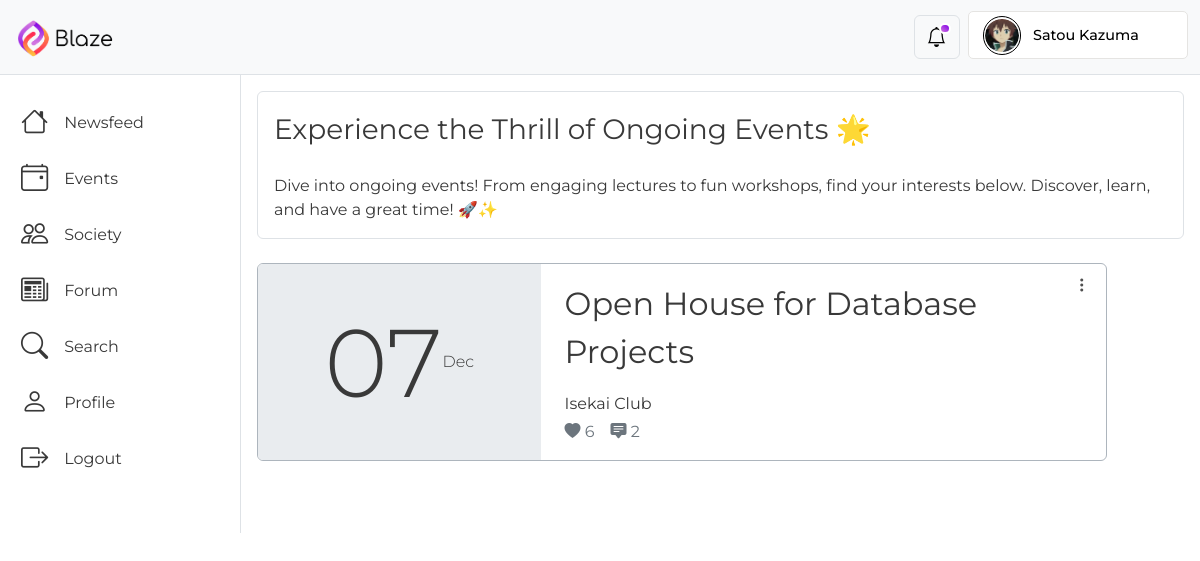
The page /events/ (signed in) on the database its author committed.
### BlazeApp/models.py (models this page shows, shortened)
class User(AbstractUser):
    profile_picture = models.ImageField(
        upload_to="profile_pics/",
        blank=True,
        null=True,
        default="profile_pics/Default_Profile_Picture.png",
        validators=[
            FileExtensionValidator(
                allowed_extensions=["jpg", "jpeg", "png"]
            ),  # Restrict allowed file extensions
            validate_profilePicture_size,  # Set a maximum file size limit (7 MB in this example)
        ],
    )
    follow = models.ManyToManyField(
        "self", symmetrical=False, related_name="followers", blank=True
    )
    class Meta:
        verbose_name = "User"
        verbose_name_plural = "Users"

class Event(models.Model):
    banner = models.ImageField(
        upload_to="events/",
        null=False,
        default="events/Default_Event_Picture.png",
        validators=[
            FileExtensionValidator(allowed_extensions=["jpg", "jpeg", "png"]),
            validate_profilePicture_size,
        ],
        help_text="Upload an image for the event.",
    )
    title = models.CharField(max_length=200, null=False, default="No Title")
    description = models.CharField(
        max_length=1500, null=False, default="No Description"
    )
    start_date = models.DateField(null=False, default="0001-01-01")
    end_date = models.DateField(null=False, default="0001-01-01")
    poster = models.ForeignKey(
        User, on_delete=models.CASCADE, related_name="events", default=0
    )
    venue = models.CharField(max_length=50, null=False, default="No Venue")
    time = models.TimeField(null=False, default="00:00")
    timestamp = models.DateTimeField(auto_now=True, null=False)
    likes = models.ManyToManyField(User, related_name="liked_events", blank=True)
    class Meta:
        verbose_name = "Event"
        verbose_name_plural = "Events"
    @property
    def like_count(self):
        return self.likes.count()
    @property
    def comment_count(self):
        comment = Comment.objects.filter(object_type="event", object_id=self.pk)
        return comment.count()

### BlazeApp/views.py (the view)
# urls.py: path("events/", login_required(views.events), name="events"),
def events(request):
    event_instances = Event.objects.all()
    content = {"event_instances": event_instances}
    return render(request, "BlazeApp/events.html", content)

### BlazeApp/templates/BlazeApp/events.html (shortened to what this page needs)
{% extends 'BlazeApp/base.html' %}
{% load static %}
{% block content %}
  <div class="content-d border border-top-0 border-bottom-0 border-end-0 col">
    <div class="border rounded m-3" style="height: max-content;">
      <div class="fs-3 p-3" style="height: max-content;">Experience the Thrill of Ongoing Events 🌟</div>
      <div class="fs-6 px-3 pt-2 pb-3" style="height: max-content;">Dive into ongoing events! From engaging lectures to fun workshops, find your interests below. Discover, learn, and have a great time! 🚀✨</div>
    </div>
    <div class="d-flex flex-wrap border-dark m-2 px-2 pt-1 pb-5" style="height: max-content;">
      {% if event_instances %}
        {% for event in event_instances %}
          <div class="d-flex flex-wrap overflow-hidden border border-dark-subtle col-12 col-lg-11 rounded position-relative mt-1 mb-3" style="height: max-content;">
            <div class="btn-group dropstart event-view-d">
              <button type="button" class="btn text-night dropdown-toggle" data-bs-toggle="dropdown" aria-expanded="false"><i class="bi bi-three-dots-vertical"></i></button>
            </div>
            <div class="d-flex flex-wrap justify-content-center align-items-center bg-body-secondary col-12 col-sm-4 fw-light p-3">
              <div style="font-size: 6rem; line-height: 1.2;">{{ event.start_date|date:'d' }}</div>
              <div>{{ event.start_date|date:'M' }}</div>
            </div>
            <div class="d-flex flex-column justify-content-center col-12 col-sm-8 py-3 ps-4 pe-3">
              <div id="en" class="fs-2"><a href="{% url 'BlazeApp:view_event' event.pk %}">{{ event.title }}</a></div>
              <div class="fs-6 mt-3">
                <a href="{% url 'BlazeApp:profile' event.poster.pk %}">{{ event.poster.first_name }} {{ event.poster.last_name }}</a>
              </div>
              <div class="d-flex">
                <div class="text-secondary mt-1 me-3">
                  <i class="bi bi-heart-fill"></i>
                  <span>{{ event.like_count }}</span>
                </div>
                <div class="text-secondary mt-1 me-3">
                  <i class="bi bi-chat-square-text-fill"></i>
                  <span>{{ event.comment_count }}</span>
                </div>
              </div>
            </div>
          </div>
        {% endfor %}
      {% endif %}
    </div>
  </div>
{% endblock %}

### BlazeApp/templates/BlazeApp/base.html (shortened to what this page needs)
{% load static %}
<!DOCTYPE html>
<html lang="en">
  <head>
    <link href="https://cdn.jsdelivr.net/npm/bootstrap@5.3.1/dist/css/bootstrap.min.css" rel="stylesheet" />
    <link rel="stylesheet" href="https://cdn.jsdelivr.net/npm/bootstrap-icons@1.10.5/font/bootstrap-icons.css" />
    <link href="{% static 'BlazeApp/base.css' %}" rel="stylesheet" />
  </head>
  <body>
    {% block navbar %}
      <nav class="navbar bg-body-tertiary border-bottom position-sticky">
        <div class="container-xxl">
          <a class="navbar-brand" href="{% url 'BlazeApp:newsfeed' %}"><img src="{% static 'BlazeApp/logo.png' %}" alt="Logo" width="110px" height="auto" class="d-inline-block align-text-top" /></a>
          <div class="d-flex align-items-center">
            <button class="btn btn-light border mx-2 fs-5 position-relative noti-btn" type="button" data-bs-toggle="offcanvas" data-bs-target="#NotificationOffcanvas" aria-controls="offcanvasNotification"><div id="noti-indicator"></div><i class="bi bi-bell"></i></button>
            <div class="dropdown-center nav-profile-d col-md-2 d-lg-block d-none">
              <button class="nav-profile d-flex align-items-center justify-content-around" data-bs-toggle="dropdown" aria-expanded="false">
                <div class="nav-profile-pic-cover d-flex justify-content-center align-items-center mx-2" style="width: 2.4rem; height: 2.4rem;">
                  <div class="nav-profile-pic">
                    <img src="{{ request.user.profile_picture.url }}" alt="profile-picture" />
                  </div>
                </div>
                <div class="nav-profile-name text-start text-truncate fw-medium mx-1 d-lg-block d-none">{{ request.user.first_name }} {{ request.user.last_name }}</div>
              </button>
            </div>
          </div>
        </div>
      </nav>
    {% endblock %}
    <div class="container-xxl d-flex" style="padding: 0px;">
      {% block body %}
        <div class="side-panel-d d-none d-md-block">
          <a href="{% url 'BlazeApp:newsfeed' %}">
            <div class="side-panel-item d-flex align-items-center fw-normal rounded mx-1 mt-4">
              <i class="ms-3 me-3 bi bi-house"></i>Newsfeed
            </div>
          </a>
          <a href="{% url 'BlazeApp:events' %}">
            <div class="side-panel-item d-flex align-items-center fw-normal rounded mx-1 mt-2">
              <i class="ms-3 me-3 bi bi-calendar4-event"></i>Events
            </div>
          </a>
          <a href="{% url 'BlazeApp:society' %}">
            <div class="side-panel-item d-flex align-items-center fw-normal rounded mx-1 mt-2">
              <i class="ms-3 me-3 bi bi-people"></i>Society
            </div>
          </a>
          <a href="{% url 'BlazeApp:newsfeed' %}">
            <div class="side-panel-item d-flex align-items-center fw-normal rounded mx-1 mt-2">
              <i class="ms-3 me-3 bi bi-newspaper"></i>Forum
            </div>
          </a>
          <div class="side-panel-item d-flex align-items-center fw-normal rounded mx-1 mt-2" data-bs-toggle="modal" data-bs-target="#searchBar">
            <i class="ms-3 me-3 bi bi-search"></i>Search
          </div>
          <a href="{% url 'BlazeApp:profile' request.user.pk %}">
            <div class="side-panel-item d-flex align-items-center fw-normal rounded mx-1 mt-2">
              <i class="ms-3 me-3 bi bi-person"></i>Profile
            </div>
          </a>
          <a href="{% url 'BlazeApp:user_logout' %}">
            <div class="side-panel-item d-flex align-items-center fw-normal rounded mx-1 mt-2">
              <i class="ms-3 me-3 bi bi-box-arrow-right"></i>Logout
            </div>
          </a>
        </div>
        {% block content %}
        {% endblock %}
      {% endblock %}
    </div>
  </body>
</html>

### BlazeApp/static/BlazeApp/base.css (style rules this page uses)
body { font-family: 'Montserrat', sans-serif; color: #393939; }
a { text-decoration: none; color: #393939; }
.text-night { color: #4f4f4f!important; }
.navbar { top: 0; z-index: 100; }
.nav-profile-d { height: 3.2rem; width: max-content; }
.nav-profile { width: max-content; height: 3rem; border: 1px solid #E5E4E2; border-radius: 5px; background-color: white; outline: none; transition: 0.25s ease-in-out; }
.nav-profile-pic { border-radius: 50%; overflow: hidden; }
.nav-profile-pic-cover { border: 1px solid black; border-radius: 50%; width: 3rem; height: 3rem; cursor: pointer; }
.nav-profile-pic>img { width: 2.1rem; height: 2.1rem; border-radius: 50%; }
.nav-profile-name { width: 9rem; font-size: 0.9rem; }
#noti-indicator { background: linear-gradient(to left bottom, #8100E6, #D175E0); width: 0.7rem; height: 0.7rem; position: absolute; border-radius: 50%; right: 8px; top: 7px; border: 2px solid white; transition: 0.1s ease-in-out; }
.side-panel-d { width: 15rem; max-height: calc(100vh - 75px); overflow: auto; position: sticky; top: 75px; z-index: 101; }
.side-panel-item { color: #393939; height: 3rem; cursor: pointer; font-size: 1rem; border: 1px solid transparent; transition: 0.15s ease-in-out; }
.side-panel-item i { font-size: 1.7rem; }
.content-d { height: max-content; }

### BlazeApp/templates/BlazeApp/events.html (style rules this page uses)
.event-view-d { position: absolute; right: 3px; top: 3px; }
.event-view-d button::before { content: none !important; }
#en { -webkit-line-clamp: 2; -webkit-box-orient: vertical; overflow: hidden; text-overflow: ellipsis; display: -webkit-box; }

### rows shown on the page
User: user.profile_picture (picture), user.first_name "Satou", user.last_name "Kazuma"
Event: start_date "07", start_date "Dec", title "Open House for Database Projects", poster.first_name "Isekai", poster.last_name "Club", like_count "6", comment_count "2"
